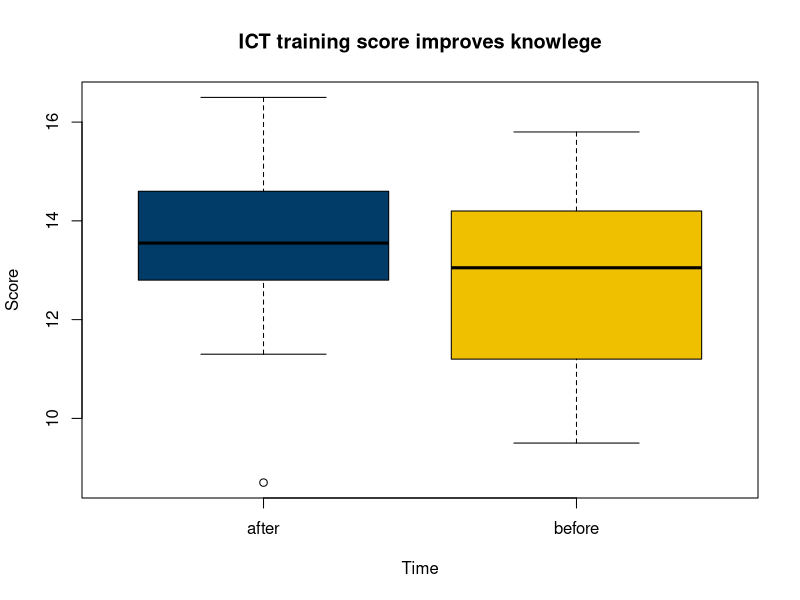

The R source for this figure: (Note: this script raises an error after producing the figure.)
## ---- chunk 1
data(mtcars)
attach(mtcars)
## ---- chunk 2
mtcars$cyl <- as.factor(mtcars$cyl)
mtcars$am  <- as.factor(mtcars$am)
mtcars$gear  <- as.factor(mtcars$gear)
mtcars$vs  <- as.factor(mtcars$vs)
## ---- chunk 3
# One-sample t-test
res <- t.test(wt, mu = 3)
# Printing the results
res 
## ---- chunk 4
# Computing t-test
tst <- t.test(wt~am, var.equal = TRUE)
tst
## ---- chunk 5
before <- c(12.2, 14.6, 13.4, 11.2, 12.7, 10.4, 15.8, 13.9, 9.5, 14.2)
after <- c(13.5, 15.2, 13.6, 12.8, 13.7, 11.3, 16.5, 13.4, 8.7, 14.6)

## ---- chunk 6
df <- data.frame(subject = rep(c(1:10), 2), 
                   time = rep(c("before", "after"), each = 10),
                   score = c(before, after))
print(df)

## ---- chunk 7
boxplot(score ~ time, data = df,
        col = c("#003C67FF", "#EFC000FF"),
        main = "ICT training score improves knowlege",
        xlab = "Time", ylab = "Score")

## ---- chunk 8
t.test(formula = score ~ time, data = df,
       alternative = "greater",
       mu = 0, 
       paired = TRUE,   
       var.equal = TRUE,
       conf.level = 0.95)

# mu argument indicate the true value of difference in means for a two sample test. 
# TRUE for paired argument as this is paired sample data and each subject is measured twice before and after the ICT training. 

## ---- chunk 9
qqnorm(mtcars$wt, pch = 1, frame = FALSE)
qqline(mtcars$wt, col = "steelblue", lwd = 2)
## ---- chunk 10
# run Shapiro-Wilk test
shapiro.test(x = mtcars$wt)
## ---- chunk 11
x <- rnorm(32)
ks.test(x, mtcars$wt)
## ---- chunk 12
# comparing variances 
# H0: The variances of the two samples wt~am are not different
var.test(wt~am)
## ---- chunk 13
# Computing t-test,when assumption of equal variance is violated
tst <- t.test(wt~am, var.equal = FALSE)
tst
## ---- chunk 14
# Compute unpaired two-samples Wilcoxon test
twil <- wilcox.test(wt~am)
twil
